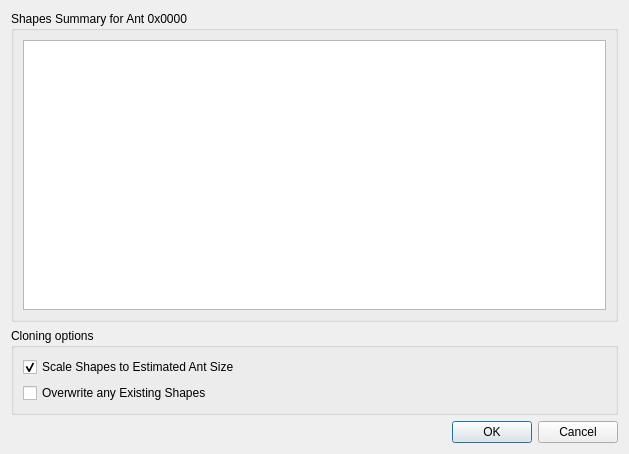
<?xml version="1.0" encoding="UTF-8"?>
<ui version="4.0">
 <class>CloneShapeDialog</class>
 <widget class="QDialog" name="CloneShapeDialog">
  <property name="geometry">
   <rect>
    <x>0</x>
    <y>0</y>
    <width>629</width>
    <height>454</height>
   </rect>
  </property>
  <property name="windowTitle">
   <string>Dialog</string>
  </property>
  <layout class="QVBoxLayout" name="verticalLayout">
   <item>
    <widget class="QGroupBox" name="listingBox">
     <property name="sizePolicy">
      <sizepolicy hsizetype="Preferred" vsizetype="Expanding">
       <horstretch>0</horstretch>
       <verstretch>0</verstretch>
      </sizepolicy>
     </property>
     <property name="title">
      <string>Shapes Summary for Ant 0x0000</string>
     </property>
     <layout class="QVBoxLayout" name="verticalLayout_3">
      <item>
       <widget class="QTableWidget" name="tableWidget">
        <attribute name="verticalHeaderVisible">
         <bool>false</bool>
        </attribute>
       </widget>
      </item>
     </layout>
    </widget>
   </item>
   <item>
    <widget class="QGroupBox" name="optionsBox">
     <property name="sizePolicy">
      <sizepolicy hsizetype="Preferred" vsizetype="Minimum">
       <horstretch>0</horstretch>
       <verstretch>0</verstretch>
      </sizepolicy>
     </property>
     <property name="title">
      <string>Cloning options</string>
     </property>
     <layout class="QVBoxLayout" name="verticalLayout_2">
      <item>
       <widget class="QCheckBox" name="scaleBox">
        <property name="text">
         <string>Scale Shapes to Estimated Ant Size</string>
        </property>
        <property name="checked">
         <bool>true</bool>
        </property>
       </widget>
      </item>
      <item>
       <widget class="QCheckBox" name="overwriteBox">
        <property name="text">
         <string>Overwrite any Existing Shapes</string>
        </property>
       </widget>
      </item>
     </layout>
    </widget>
   </item>
   <item>
    <widget class="QDialogButtonBox" name="buttonBox">
     <property name="orientation">
      <enum>Qt::Horizontal</enum>
     </property>
     <property name="standardButtons">
      <set>QDialogButtonBox::Cancel|QDialogButtonBox::Ok</set>
     </property>
    </widget>
   </item>
  </layout>
 </widget>
 <resources/>
 <connections>
  <connection>
   <sender>buttonBox</sender>
   <signal>accepted()</signal>
   <receiver>CloneShapeDialog</receiver>
   <slot>accept()</slot>
   <hints>
    <hint type="sourcelabel">
     <x>248</x>
     <y>254</y>
    </hint>
    <hint type="destinationlabel">
     <x>157</x>
     <y>274</y>
    </hint>
   </hints>
  </connection>
  <connection>
   <sender>buttonBox</sender>
   <signal>rejected()</signal>
   <receiver>CloneShapeDialog</receiver>
   <slot>reject()</slot>
   <hints>
    <hint type="sourcelabel">
     <x>316</x>
     <y>260</y>
    </hint>
    <hint type="destinationlabel">
     <x>286</x>
     <y>274</y>
    </hint>
   </hints>
  </connection>
 </connections>
</ui>
